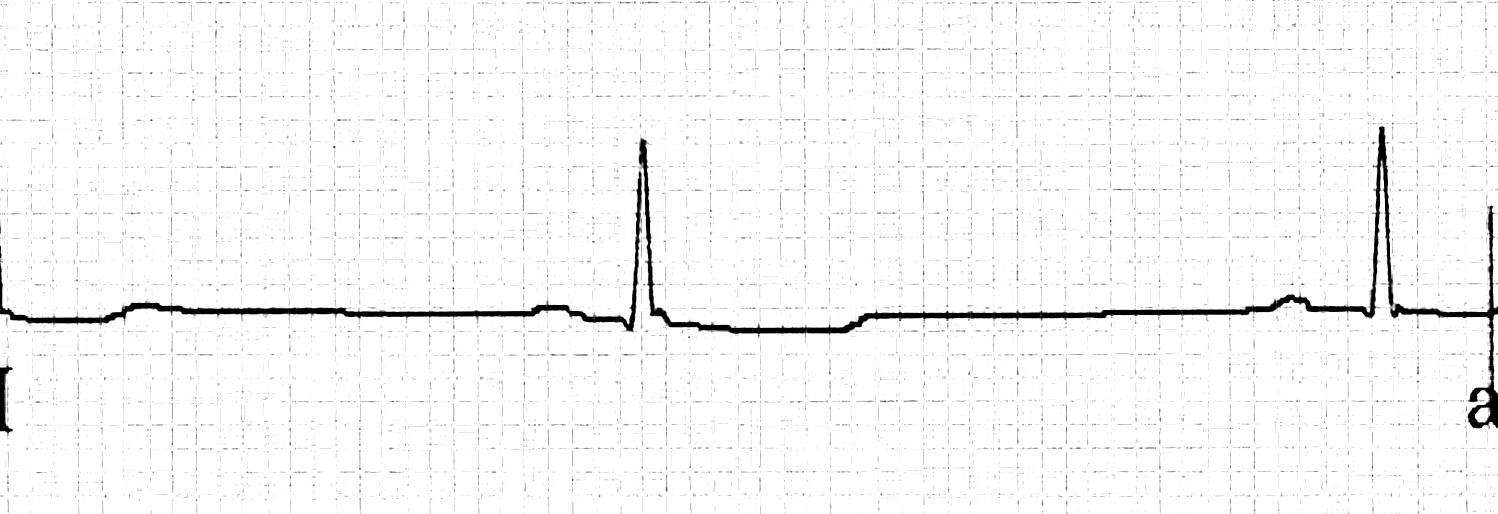
#> input picture leadPictures/I.png, 1498 x 514 px
$ python -i Binarization.py   (imports and definitions only)
#> lines starting #> are read from the running program, lines starting #| are printed output that depends on the picture; after the words box and inside, x2 and y2 are one past the last pixel; in counts of white or black regions, pixels touching at a corner belong together
#> further down, picture is the input picture: shape (514, 1498, 3); min 0, max 255, mean 247.8
### src/main/python/extraction/Common.py
"""
Common.py
Created February 17, 2021

-
"""

import cv2
import numpy as np


# Guassian blur
# [5 lines left out: function blur, not called in this run]


def standardGreyscaleConversion(image: np.ndarray):
    """Uses:
        `grey = 0.299 * red + 0.587 * green, 0.114 * blue`

    The "standard method" given in equation (2) by Mallawaarachchi.
    """
    return cv2.cvtColor(image, cv2.COLOR_BGR2GRAY)


def histogram(greyImage: np.ndarray):
    bins = 256
    lightnesses = greyImage.ravel()
    histogram = np.array(
        [
            (lightnesses == i).sum() for i in range(bins)
        ]
    )
    return histogram


def normalizeGreyscale(image: np.ndarray):
    return image / 255

### src/main/python/extraction/Optimization.py
"""
Optimization.py
Created February 17, 2021

-
"""

from typing import Callable, Iterable, Optional, Tuple, Union


def climb1dHill(xs: Iterable[int], evaluate: Callable[[int], Union[float, int]]) -> int:
    """[summary]

    Args:
        xs (Iterable[int]): The input values to try (in order) ex: [0,1,2,3,4]
        evaluate (Callable[[int], Union[float, int]]): The evaluation function to decide which x is highest

    Returns:
        int: [description]
    """
    evaluations = {}

    def cachedEvaluate(index: int) -> float:
        if index not in evaluations:
            evaluations[index] = evaluate(index)
        return evaluations[index]

    def neighbors(index: int) -> Tuple[Optional[int], Optional[int]]:
        left, right = None, None
        if index > 0:
            left = index - 1
        if index < len(xs) - 1:
            right = index + 1
        return (left, right)

    startIndex = len(xs) // 2
    currentIndex, currentScore = startIndex, cachedEvaluate(xs[startIndex])

    while True:
        left, right = neighbors(currentIndex)
        leftScore, rightScore = cachedEvaluate(xs[left]), cachedEvaluate(xs[right])

        # If the left step improves our score, head that way
        if left is not None and leftScore > currentScore:
            currentIndex, currentScore = left, leftScore
            continue

        # If the right step improves our score, head that way
        if right is not None and rightScore > currentScore:
            currentIndex, currentScore = right, rightScore
            continue

        # Either we're at an edge or both directions are worse
        return xs[currentIndex]

### src/main/python/extraction/Binarization.py
"""
Binarization.py
Created February 17, 2021

-
"""

import cv2
import numpy as np
from .Common import blur, histogram, standardGreyscaleConversion
from .Optimization import climb1dHill


def binarize(image, threshold):
    _, binaryImage = cv2.threshold(image, threshold, 1, cv2.THRESH_BINARY_INV)
    return binaryImage


def otsuThresholdSelection(image: np.ndarray):
    """
    A Threshold Selection Method from Gray-Level Histograms - Nobuyuki Otsu
    http://web-ext.u-aizu.ac.jp/course/bmclass/documents/otsu1979.pdf
    """

    # assert image.dtype in set(np.uint, uint8, int), f"Expects only integers, not '{image.dtype}'"
    L = 256
    height, width = image.shape
#> height = 514; width = 1498
    N = height * width
#> N = 769972
    n = histogram(image)
#> in histogram, `histogram = np.array( [ (lightnesses == i).sum() for i in range(bins) ..`: histogram = 256 values, max 681074 at index 255, min 0 at index 4, mean 3007.7
#> n has the same summary as histogram in histogram
    p = n / N
#> p = 256 values, max 0.885 at index 255, min 0 at index 4, mean 0.00391

    def ω(k: int) -> float:
        return sum(p[0:k])

    def μ(k: int) -> float:
        return sum([(i+1) * p_i for i, p_i in enumerate(p[0:k])])

    μ_T = μ(L)
#> μ_T = 248.8

    def σ_B(k: int) -> float: # Technically σ^2_B
#> called with k = 128
        numerator   = (μ_T * ω(k) - μ(k))**2
#> numerator = 15.99
        denominator =  ω(k) * ( 1 - ω(k) )
#> denominator = 0.0172
        return numerator / denominator

    k = climb1dHill(range(L), σ_B)
#> in climb1dHill, `currentIndex, currentScore = startIndex, cachedEvaluate(xs[startIndex])`: currentIndex = 128; currentScore = 932.6
#> the loop in climb1dHill, `while True:` made 2 passes
#> (left, right, leftScore, rightScore, currentIndex, currentScore) on pass 1: (127, 129, 932.2, 932.9, 129, 932.9)
#> (left, right, leftScore, rightScore) on pass 2: (128, 130, 932.6, 932.9)
#> after the loop in climb1dHill, `while True:`: currentIndex = 129; currentScore = 932.9
#> k = 129

    return k


def mallawaarachchiBasic(image, useBlur: bool = False):
    """The most straightforward implementation of binarization from Mallawaarachchi et. al., 2014"""

    # "The first [this] method tends to preserve significantly more information than the second does. For traces with minimal
    # information, the first method will be more suitable. For newer traces, the second method [CIE-LAB color space] gives
    # better results."
    greyscaleImage = standardGreyscaleConversion(image)

    # Apply blur to reduce noise (⚠️ not in the paper)
    if useBlur:
        blurredImage = blur(greyscaleImage, kernelSize=3)
    else:
        blurredImage = greyscaleImage

    # Get the threshold using the method from Otsu
    # TODO: What about using greyscale for threshold?
    threshold = otsuThresholdSelection(blurredImage)
#> threshold = 129

    binaryImage = binarize(blurredImage, threshold)
#> in binarize, `_, binaryImage = cv2.threshold(image, threshold, 1, cv2.THRESH_BINARY_..`:
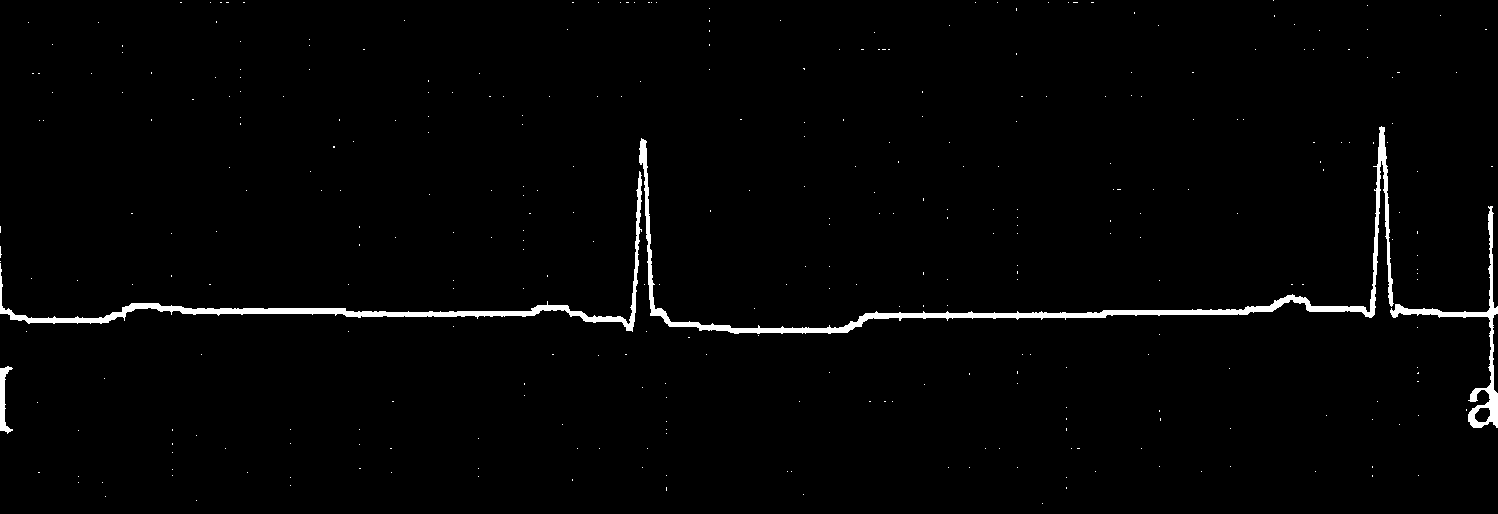
#> binaryImage: shape (514, 1498); values 0 (black) and 1 (white), 1.8% white; 340 white regions (336 under 20 px), largest, box (x1, y1, x2, y2) and area: (639, 126, 1394, 334) 6297, (0, 171, 642, 332) 4342, (1390, 206, 1498, 428) 2006, (0, 366, 13, 434) 400
    return binaryImage

>>> import cv2
>>> picture = cv2.imread('../../../../leadPictures/I.png')
>>> result = mallawaarachchiBasic(picture)

$ run again, on leadPictures/II.png
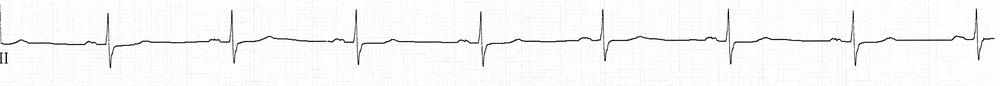
#> input picture leadPictures/II.png, 1000 x 86 px, shrunk from 5975 x 511 before the run
#> picture is the input picture: shape (86, 1000, 3); min 0, max 255, mean 247.2
#> histogram = 256 values, max 28328 at index 255, min 0 at index 8, mean 335.9
#> n has the same summary as histogram in histogram
#> p = 256 values, max 0.329 at index 255, min 0 at index 8, mean 0.00391
#> μ_T = 248.2
#> numerator = 10.72
#> denominator = 0.0186
#> in climb1dHill, `currentIndex, currentScore = startIndex, cachedEvaluate(xs[startIndex])`: currentIndex = 128; currentScore = 577.1
#> the loop in climb1dHill, `while True:` made 50 passes
#> (leftScore, rightScore, currentScore) on passes 1 to 8: (574.9, 579.5, 579.5), (577.1, 582.6, 582.6), (579.5, 585, 585), (582.6, 587.8, 587.8), (585, 589, 589), (587.8, 590.9, 590.9), (589, 592.6, 592.6), (590.9, 594.1, 594.1)
#> after the loop in climb1dHill, `while True:`: currentIndex = 177; currentScore = 633
#> k = 177
#> in binarize, `_, binaryImage = cv2.threshold(image, threshold, 1, cv2.THRESH_BINARY_..`:
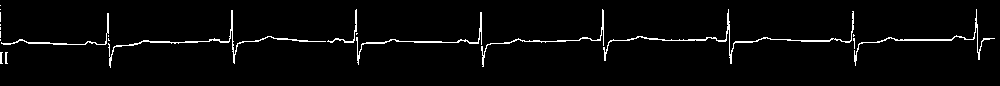
#> binaryImage: shape (86, 1000); values 0 (black) and 1 (white), 2.9% white in thin lines or dots, all inside (x1, y1, x2, y2) = (0, 5, 995, 68)

$ run again, on leadPictures/aVL.png
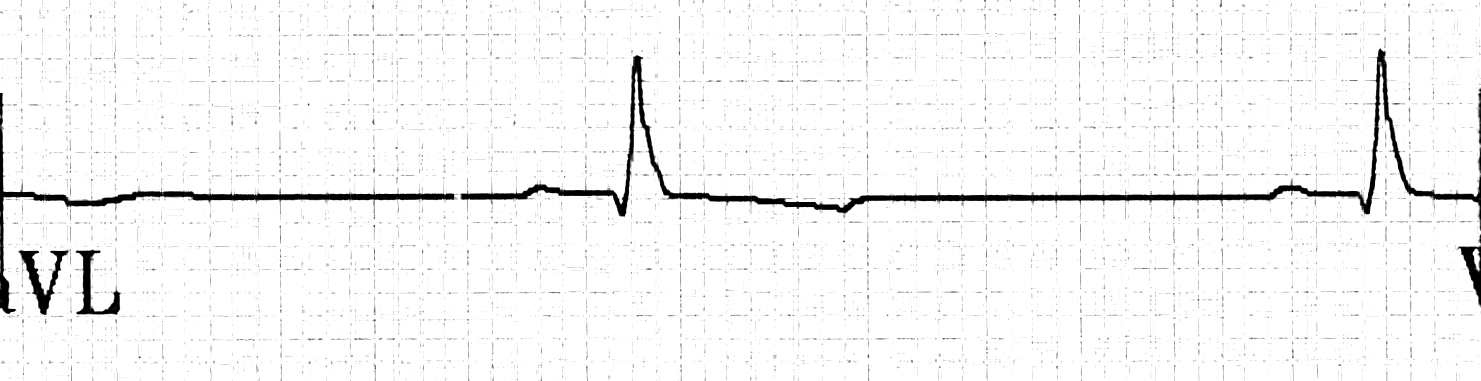
#> input picture leadPictures/aVL.png, 1481 x 381 px
#> picture is the input picture: shape (381, 1481, 3); min 0, max 255, mean 245.9
#> histogram = 256 values, max 496524 at index 255, min 0 at index 4, mean 2204.1
#> n has the same summary as histogram in histogram
#> p = 256 values, max 0.88 at index 255, min 0 at index 4, mean 0.00391
#> μ_T = 246.9
#> numerator = 34.27
#> denominator = 0.0251
#> in climb1dHill, `currentIndex, currentScore = startIndex, cachedEvaluate(xs[startIndex])`: currentIndex = 128; currentScore = 1365.5
#> the loop in climb1dHill, `while True:` made 2 passes
#> (left, right, leftScore, rightScore, currentIndex, currentScore) on pass 1: (127, 129, 1365.2, 1365.9, 129, 1365.9)
#> after the loop in climb1dHill, `while True:`: currentIndex = 129; currentScore = 1365.9
#> k = 129
#> in binarize, `_, binaryImage = cv2.threshold(image, threshold, 1, cv2.THRESH_BINARY_..`:
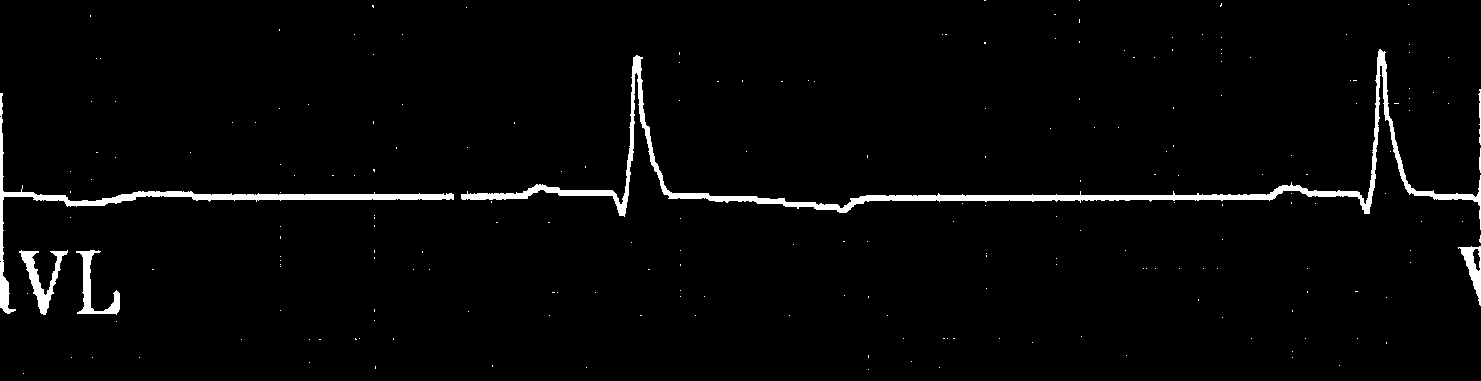
#> binaryImage: shape (381, 1481); values 0 (black) and 1 (white), 2.6% white; 218 white regions (211 under 20 px), largest, box (x1, y1, x2, y2) and area: (461, 49, 1481, 230) 8308, (0, 93, 454, 314) 3548, (19, 250, 68, 315) 934

$ run again, on leadPictures/fullscan-I.png
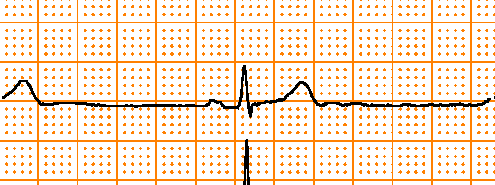
#> input picture leadPictures/fullscan-I.png, 495 x 185 px
#> picture is the input picture: shape (185, 495, 3); mean B, G, R 206, 227.8, 249.4
#> in standardGreyscaleConversion, `return cv2.cvtColor(image, cv2.COLOR_BGR2GRAY)`:
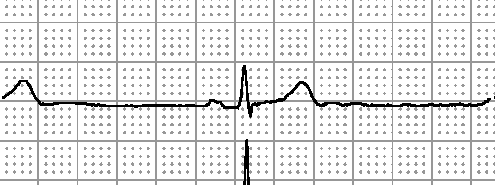
#> returned value: shape (185, 495); min 0, max 255, mean 231.7
#> histogram = 256 values, max 73983 at index 255, min 0 at index 1, mean 357.7
#> n has the same summary as histogram in histogram
#> p = 256 values, max 0.808 at index 255, min 0 at index 1, mean 0.00391
#> μ_T = 232.7
#> numerator = 26.02
#> denominator = 0.0215
#> in climb1dHill, `currentIndex, currentScore = startIndex, cachedEvaluate(xs[startIndex])`: currentIndex = 128; currentScore = 1208.4
#> the loop in climb1dHill, `while True:` made 1 pass
#> (left, right, leftScore, rightScore) on pass 1: (127, 129, 1208.4, 1208.4)
#> after the loop in climb1dHill, `while True:`: currentIndex = 128; currentScore = 1208.4
#> k = 128
#> in binarize, `_, binaryImage = cv2.threshold(image, threshold, 1, cv2.THRESH_BINARY_..`:
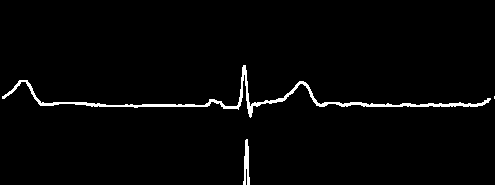
#> binaryImage: shape (185, 495); values 0 (black) and 1 (white), 2.2% white; 3 white regions (1 under 20 px), largest, box (x1, y1, x2, y2) and area: (2, 65, 491, 118) 1812, (243, 139, 250, 185) 201
